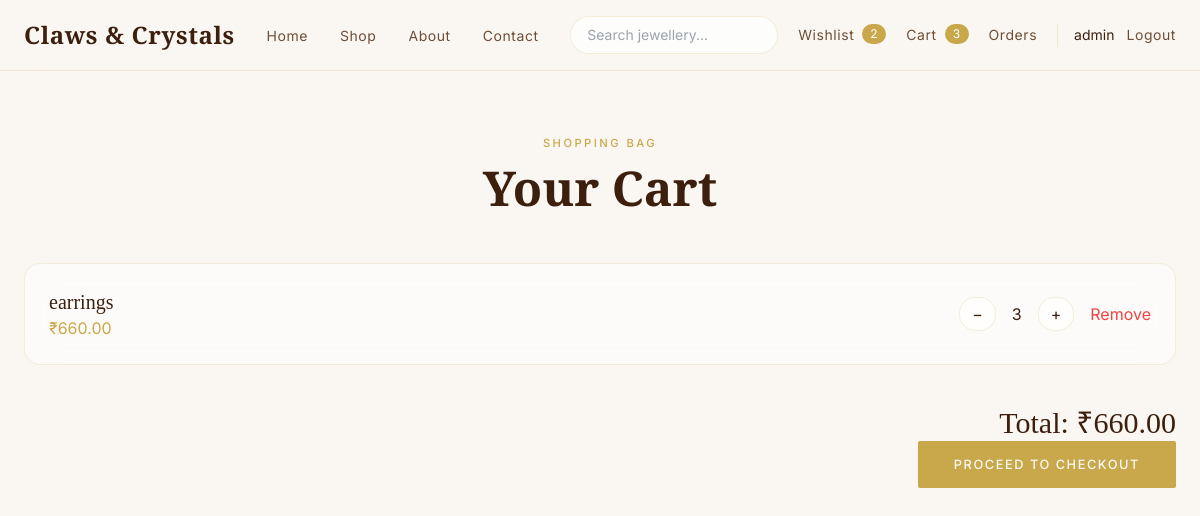
The app's page /cart/ (signed in) with its own data.
### cart/models.py (models this page shows, shortened)
class CartItem(models.Model):
    user = models.ForeignKey(
        settings.AUTH_USER_MODEL,
        on_delete=models.CASCADE,
        related_name="cart_items"
    )
    product = models.ForeignKey(
        Product,
        on_delete=models.CASCADE
    )
    quantity = models.PositiveIntegerField(
        default=1
    )
    created_at = models.DateTimeField(
        auto_now_add=True
    )
    class Meta:
        unique_together = (
            "user",
            "product",
        )
    @property
    def total_price(self):
        price = (
            self.product.discounted_price
            or self.product.price
        )
        return price * self.quantity

### products/models.py (models this page shows, shortened)
class Product(models.Model):
    STATUS_CHOICES = (
        ("draft", "Draft"),
        ("published", "Published"),
        ("out_of_stock", "Out of Stock"),
    )
    category = models.ForeignKey(
        Category,
        on_delete=models.CASCADE,
        related_name="products"
    )
    name = models.CharField(max_length=200)
    slug = models.SlugField(
        unique=True
    )
    sku = models.CharField(
        max_length=50,
        unique=True,
        blank=True,
        null=True
    )
    description = models.TextField()
    price = models.DecimalField(
        max_digits=10,
        decimal_places=2
    )
    discounted_price = models.DecimalField(
        max_digits=10,
        decimal_places=2,
        blank=True,
        null=True
    )
    stock = models.PositiveIntegerField(
        default=0
    )
    material = models.CharField(
        max_length=100,
        blank=True
    )
    weight = models.CharField(
        max_length=50,
        blank=True
    )
    featured = models.BooleanField(
        default=False
    )
    status = models.CharField(
        max_length=20,
        choices=STATUS_CHOICES,
        default="draft"
    )
    created_at = models.DateTimeField(
        auto_now_add=True
    )
    updated_at = models.DateTimeField(
        auto_now=True
    )
    tags = models.ManyToManyField(Tag, blank=True)
    seo_title = models.CharField(
    max_length=255,
    blank=True
    )
    seo_description = models.TextField(
        blank=True
    )

### cart/views.py (the view)
@login_required
def cart_view(request):
    cart_items = CartItem.objects.filter(
        user=request.user
    ).select_related("product")
    total = sum(
        item.total_price
        for item in cart_items
    )
    return render(
        request,
        "cart/cart.html",
        {
            "cart_items": cart_items,
            "total": total,
        }
    )

### cart/context_processors.py (called while the page is built)
def navbar_counts(request):
    cart_count = 0
    wishlist_count = 0
    if request.user.is_authenticated:
        cart_count = (
            CartItem.objects.filter(
                user=request.user
            ).aggregate(
                total=Sum("quantity")
            )["total"]
            or 0
        )
        wishlist_count = Wishlist.objects.filter(
            user=request.user
        ).count()
    return {
        "cart_count": cart_count,
        "wishlist_count": wishlist_count,
    }

### templates/cart/cart.html (shortened to what this page needs)
{% extends "base.html" %}
{% block content %}
<section class="py-16 px-6 min-h-screen">
    <div class="max-w-6xl mx-auto">
        <div class="section-header mb-12">
            <span class="section-eyebrow">
                Shopping Bag
            </span>
            <h1 class="section-title">
                Your Cart
            </h1>
        </div>
        {% if cart_items %}
        <div class="space-y-6">
            {% for item in cart_items %}
            <div class="glass-card p-6 flex justify-between items-center">
                <div>
                    <h3 class="font-serif text-xl text-brown">
                        {{ item.product.name }}
                    </h3>
                    <p class="text-gold">
                        ₹{{ item.total_price }}
                    </p>
                </div>
                <div class="flex items-center gap-4">
                    <a href="{% url 'decrease_quantity' item.id %}" class="glass-card px-3 py-1">
                        −
                    </a>
                    <span>
                        {{ item.quantity }}
                    </span>
                    <a href="{% url 'increase_quantity' item.id %}" class="glass-card px-3 py-1">
                        +
                    </a>
                    <a href="{% url 'remove_from_cart' item.id %}" class="text-red-500">
                        Remove
                    </a>
                </div>
            </div>
            {% endfor %}
        </div>
        <div class="mt-10 text-right">
            <h2 class="text-3xl font-serif text-brown">
                Total:
                ₹{{ total }}
            </h2>
            <a href="{% url 'checkout' %}" class="btn-primary">
                Proceed To Checkout
            </a>
        </div>
        {% else %}
        <div class="text-center py-20">
            <h3 class="text-2xl font-serif text-brown">
                Your cart is empty
            </h3>
        </div>
        {% endif %}
    </div>
</section>
{% endblock %}

### templates/partials/navbar.html (shortened to what this page needs)
<nav class="sticky top-0 z-50 border-b border-gold/20"
    style="background: rgba(250,247,242,0.85); backdrop-filter: blur(20px);">
    <div class="max-w-7xl mx-auto px-6 py-4">
        <div class="flex items-center justify-between">
            <a href="/"
                class="font-serif text-2xl font-semibold tracking-wide text-brown hover:text-gold transition-colors">
                Claws &amp; Crystals
            </a>
            <ul class="hidden lg:flex items-center gap-8">
                <li>
                    <a href="/" class="nav-link">
                        Home
                    </a>
                </li>
                <li>
                    <a href="{% url 'product_list' %}" class="nav-link">
                        Shop
                    </a>
                </li>
                <li>
                    <a href="/about/" class="nav-link">
                        About
                    </a>
                </li>
                <li>
                    <a href="/contact/" class="nav-link">
                        Contact
                    </a>
                </li>
            </ul>
            <div class="hidden lg:flex items-center gap-5">
                <form method="GET" action="{% url 'product_list' %}">
                    <input type="text" name="q" placeholder="Search jewellery..." value="{{ request.GET.q }}"
                        class="w-52 px-4 py-2 rounded-full border border-gold/20 bg-white/70 text-sm focus:outline-none focus:border-gold">
                </form>
                <a href="{% url 'wishlist' %}" class="nav-link flex items-center gap-2">
                    Wishlist
                    {% if wishlist_count %}
                    <span class="bg-gold text-white text-xs px-2 py-0.5 rounded-full">
                        {{ wishlist_count }}
                    </span>
                    {% endif %}
                </a>
                <a href="{% url 'cart' %}" class="nav-link flex items-center gap-2">
                    Cart
                    {% if cart_count %}
                    <span class="bg-gold text-white text-xs px-2 py-0.5 rounded-full">
                        {{ cart_count }}
                    </span>
                    {% endif %}
                </a>
                <a href="{% url 'my_orders' %}" class="nav-link">
                    Orders
                </a>
                {% if request.user.is_authenticated %}
                <div class="flex items-center gap-3 pl-4 border-l border-gold/20">
                    <span class="text-sm text-brown">
                        {{ request.user.username }}
                    </span>
                    <a href="{% url 'logout' %}" class="nav-link">
                        Logout
                    </a>
                </div>
                {% endif %}
            </div>
        </div>
    </div>
</nav>

### static/css/style.css (style rules this page uses)
.nav-link { font-family: 'Inter', sans-serif; font-size: 0.875rem; font-weight: 400; letter-spacing: 0.04em; color: #6F4E37; text-decoration: none; position: relative; padding-bottom: 2px; transition: color 0.25s; }
.nav-link::after { content: ''; position: absolute; bottom: 0; left: 0; width: 0; height: 1px; background: #C9A84C; transition: width 0.3s ease; }
.glass-card { background: rgba(255, 255, 255, 0.55); backdrop-filter: blur(16px); -webkit-backdrop-filter: blur(16px); border: 1px solid rgba(201, 168, 76, 0.18); border-radius: 1rem; transition: box-shadow 0.3s ease, transform 0.3s ease; }
.btn-primary { display: inline-block; background: #C9A84C; color: #FAF7F2; padding: 14px 36px; font-family: 'Inter', sans-serif; font-size: 0.8rem; font-weight: 500; letter-spacing: 0.12em; text-transform: uppercase; text-decoration: none; border-radius: 2px; transition: background 0.25s ease, transform 0.2s ease; }
.section-eyebrow { display: block; font-family: 'Inter', sans-serif; font-size: 0.7rem; font-weight: 500; letter-spacing: 0.22em; text-transform: uppercase; color: #C9A84C; margin-bottom: 0.5rem; }
.section-header { text-align: center; }
.section-title { font-family: 'Cormorant Garamond', serif; font-size: clamp(2rem, 4vw, 3rem); font-weight: 600; color: #3D1F0D; line-height: 1.15; }

### records on screen
CartItem: product.name "earrings", total_price "660.00", quantity "3"

### other values on screen
{{ wishlist_count }} "2"
{{ cart_count }} "3"
{{ request.user.username }} "admin"
{{ total }} "660.00"
